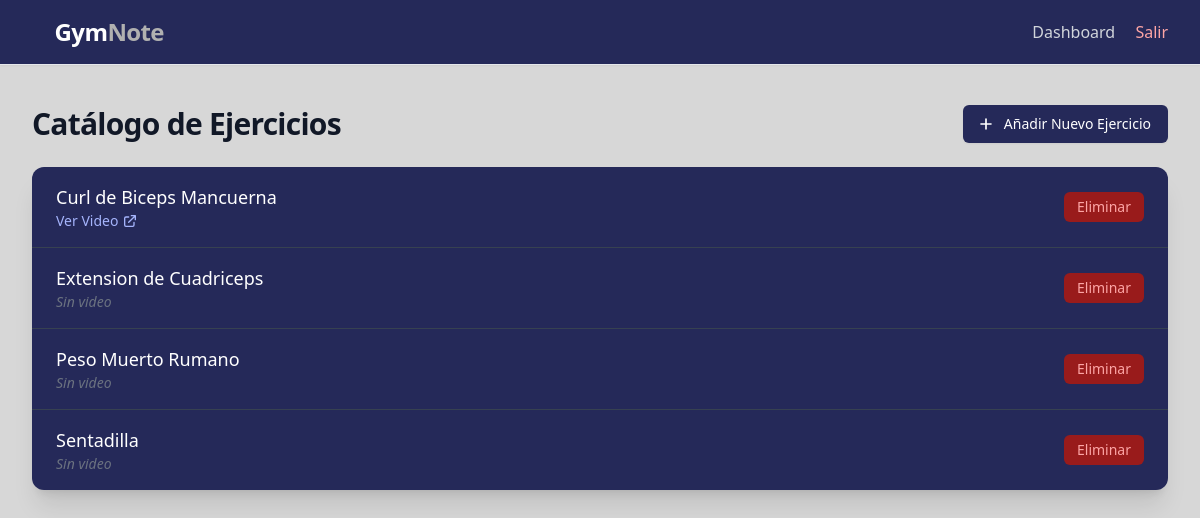
The app's page /ejercicios/ (signed in), older data.
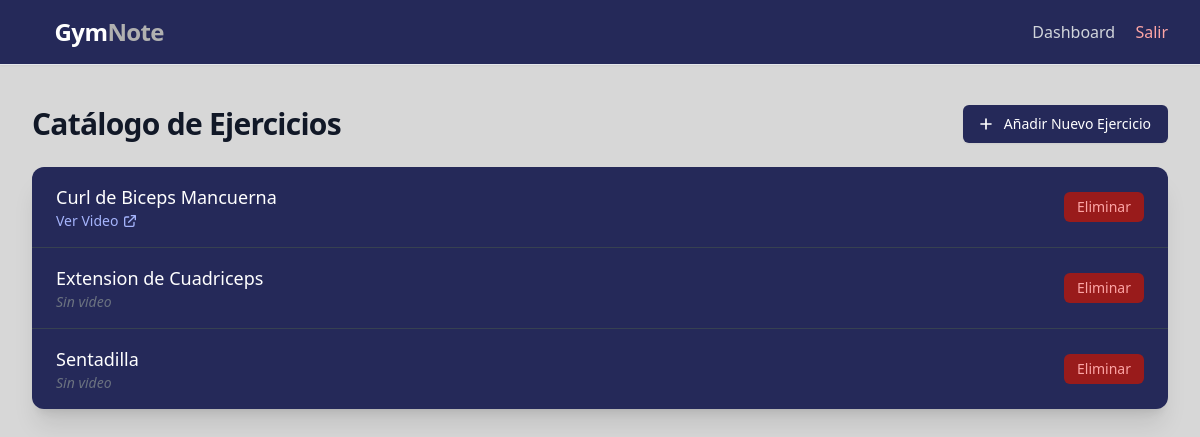
The same page, newer data.
### core/models.py (models this page shows, shortened)
class Ejercicio(models.Model):
    nombre = models.CharField(max_length=150)
    video = models.URLField(blank=True, null=True)
    created_at = models.DateTimeField(auto_now_add=True)
    uploaded_at = models.DateTimeField(auto_now_add=True)
    class Meta:
        verbose_name = "Ejercicio"
        verbose_name_plural = "Ejercicios"
        ordering = ["nombre"]

### core/views.py (the view)
# urls.py: path('ejercicios/', EjercicioListView.as_view(), name='ejercicio_lista'),
class EjercicioListView(LoginRequiredMixin, ListView):
    model = Ejercicio
    template_name = 'core/ejercicios/lista.html'  # La ruta a tu nuevo template
    context_object_name = 'ejercicios'     # El nombre que usaremos en el template
    paginate_by = 15                       # Buena práctica para listas largas

### templates/core/ejercicios/lista.html (shortened to what this page needs)
{% extends "base.html" %}
{% block content %}
<div class="mb-6 flex flex-col sm:flex-row justify-between items-center gap-4">
    <h1 class="text-3xl font-extrabold text-gray-900 tracking-tight">
        Catálogo de Ejercicios
    </h1>
    <a href="{% url 'ejercicio_crear' %}" class="inline-flex items-center justify-center px-4 py-2 border border-transparent text-sm font-medium rounded-md shadow-sm text-white bg-primary hover:bg-indigo-700 focus:outline-none focus:ring-2 focus:ring-offset-2 focus:ring-indigo-500 w-full sm:w-auto">
        <svg class="w-5 h-5 mr-2 -ml-1" fill="none" stroke="currentColor" viewBox="0 0 24 24"><path stroke-linecap="round" stroke-linejoin="round" stroke-width="2" d="M12 6v6m0 0v6m0-6h6m-6 0H6"></path></svg>
        Añadir Nuevo Ejercicio
    </a>
</div>
<div class="bg-[#252959] shadow-xl rounded-xl overflow-hidden">
    <ul role="list" class="divide-y divide-gray-700">
        {% for ejercicio in ejercicios %}
        <li class="py-4 px-6 flex flex-col sm:flex-row justify-between items-start sm:items-center hover:bg-gray-800 transition duration-150">
            <div class="flex flex-col mb-2 sm:mb-0">
                <span class="text-lg font-medium text-white">{{ ejercicio.nombre }}</span>
                {% if ejercicio.video %}
                <a href="{{ ejercicio.video }}" target="_blank" rel="noopener noreferrer" class="text-sm text-indigo-300 hover:text-indigo-200 transition flex items-center gap-1">
                    Ver Video
                    <svg class="w-4 h-4" fill="none" stroke="currentColor" viewBox="0 0 24 24"><path stroke-linecap="round" stroke-linejoin="round" stroke-width="2" d="M10 6H6a2 2 0 00-2 2v10a2 2 0 002 2h10a2 2 0 002-2v-4M14 4h6m0 0v6m0-6L10 14"></path></svg>
                </a>
                {% else %}
                <span class="text-sm text-gray-500 italic">Sin video</span>
                {% endif %}
            </div>
            <div class="flex-shrink-0">
                <form method="post" action="{% url 'ejercicio_delete' pk=ejercicio.pk %}" class="inline">
                    <button type="submit" class="inline-flex items-center px-3 py-1 border border-transparent text-sm font-medium rounded-md text-red-300 bg-red-800 hover:bg-red-700 transition"
                            onclick="return confirm('¿Estás seguro de que quieres eliminar este ejercicio?');">
                        Eliminar
                    </button>
                </form>
            </div>
            </li>
        {% endfor %}
    </ul>
</div>
{% endblock content %}

Row changes from the older to the newer data that the page shows:
removed Ejercicio: nombre "Peso Muerto Rumano", shows "Sin video"
